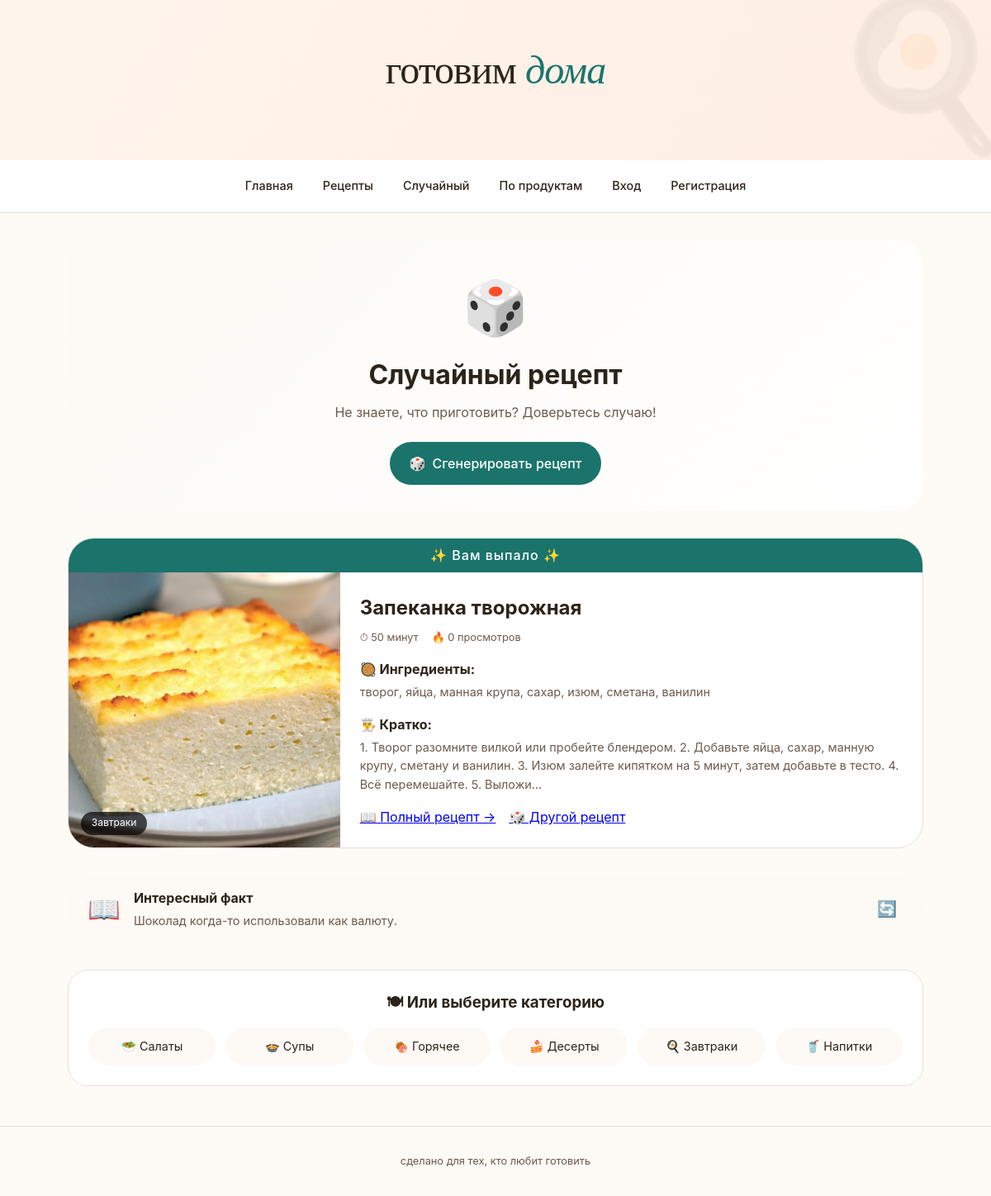
The page /random/?generate=1 on the database its author committed.
### recipes/models.py (models this page shows, shortened)
class Recipe(models.Model):
    title = models.CharField(max_length=200, verbose_name="Название")
    category = models.ForeignKey(Category, on_delete=models.SET_NULL, null=True, blank=True, verbose_name="Категория")
    ingredients = models.TextField(verbose_name="Ингредиенты (через запятую)")
    description = models.TextField(verbose_name="Как приготовить")
    cooking_time = models.IntegerField(default=30, verbose_name="Время (мин)")
    image = models.ImageField(upload_to='recipes/', blank=True, null=True, verbose_name="Фото")
    created_at = models.DateTimeField(auto_now_add=True, verbose_name="Дата добавления", null=True)
    class Meta:
        verbose_name = "Рецепт"
        verbose_name_plural = "Рецепты"

class Category(models.Model):
    name = models.CharField(max_length=100, verbose_name="Название категории")
    slug = models.SlugField(unique=True, verbose_name="URL")
    class Meta:
        verbose_name = "Категория"
        verbose_name_plural = "Категории"

### recipes/views.py (the view)
# urls.py: path('random/', views.random_recipe, name='random_recipe'),
def random_recipe(request):
    recipe = None
    if 'generate' in request.GET:
        count = Recipe.objects.count()
        if count > 0:
            random_index = random.randint(0, count - 1)
            recipe = Recipe.objects.all()[random_index]
    return render(request, 'random_recipe.html', {'recipe': recipe})

### templates/random_recipe.html (shortened to what this page needs)
{% extends 'base.html' %}
{% load static %}
{% block content %}
<div class="random-hero">
    <div class="random-hero-icon">🎲</div>
    <h1>Случайный рецепт</h1>
    <p>Не знаете, что приготовить? Доверьтесь случаю!</p>
    <div class="random-actions">
        <a href="?generate=1" class="btn-random">
            <span class="btn-random-icon">🎲</span>
            Сгенерировать рецепт
        </a>
    </div>
</div>
{% if recipe %}
<div class="random-recipe-card">
    <div class="random-recipe-badge">✨ Вам выпало ✨</div>
    <div class="random-recipe-inner">
        <div class="random-recipe-image">
            {% if recipe.image %}
                <img src="{{ recipe.image.url }}" alt="{{ recipe.title }}">
            {% else %}
                <div class="random-recipe-noimg">🍳</div>
            {% endif %}
            <div class="random-recipe-category">{{ recipe.category.name|default:"Без категории" }}</div>
        </div>
        <div class="random-recipe-info">
            <h2>{{ recipe.title }}</h2>
            <div class="random-recipe-meta">
                <span>⏱ {{ recipe.cooking_time }} минут</span>
                <span>🔥 {{ recipe.views_count|default:"0" }} просмотров</span>
            </div>
            <div class="random-recipe-ingredients">
                <strong>🥘 Ингредиенты:</strong>
                <p>{{ recipe.ingredients|truncatechars:150 }}</p>
            </div>
            <div class="random-recipe-description">
                <strong>👨‍🍳 Кратко:</strong>
                <p>{{ recipe.description|truncatechars:200 }}</p>
            </div>
            <div class="random-recipe-buttons">
                <a href="{% url 'recipe_detail' recipe.id %}" class="btn-primary-modern">📖 Полный рецепт →</a>
                <a href="?generate=1" class="btn-outline-modern">🎲 Другой рецепт</a>
            </div>
        </div>
    </div>
</div>
{% endif %}
<div class="random-fact">
    <div class="random-fact-icon">📖</div>
    <div class="random-fact-text">
        <strong>Интересный факт</strong>
        <p id="factText">{{ random_fact }}</p>
    </div>
    <button class="random-fact-refresh" onclick="newFact()">🔄</button>
</div>
<div class="random-categories">
    <h3>🍽 Или выберите категорию</h3>
    <div class="random-categories-grid">
        <a href="{% url 'recipe_list' %}?category=1" class="random-cat-item">🥗 Салаты</a>
        <a href="{% url 'recipe_list' %}?category=2" class="random-cat-item">🍲 Супы</a>
        <a href="{% url 'recipe_list' %}?category=3" class="random-cat-item">🍖 Горячее</a>
        <a href="{% url 'recipe_list' %}?category=4" class="random-cat-item">🍰 Десерты</a>
        <a href="{% url 'recipe_list' %}?category=5" class="random-cat-item">🍳 Завтраки</a>
        <a href="{% url 'recipe_list' %}?category=6" class="random-cat-item">🥤 Напитки</a>
    </div>
</div>
{% endblock %}

### templates/base.html (style rules this page uses)
:root { --bg: #fefaf5; --surface: #ffffff; --surface-soft: #fdf9f4; --text: #2c241a; --text-soft: #6b5a4e; --primary: #1a746c; --primary-dark: #084944; --primary-light: #E8F5E0; --border: #e8e0d6; --shadow-sm: 0 4px 12px rgba(0,0,0,0.03), 0 1px 2px rgba(0,0,0,0.05); --shadow-md: 0 8px 24px rgba(0,0,0,0.05), 0 2px 4px rgba(0,0,0,0.03); --shadow-lg: 0 20px 35px -12px rgba(0,0,0,0.1); }
* { margin: 0; padding: 0; box-sizing: border-box; }
body { font-family: 'Inter', -apple-system, BlinkMacSystemFont, sans-serif; background-color: var(--bg); color: var(--text); line-height: 1.55; -webkit-font-smoothing: antialiased; }

### templates/random_recipe.html (style rules this page uses)
.random-hero { text-align: center; padding: 2rem; background: linear-gradient(135deg, var(--surface-soft), var(--surface)); border-radius: 32px; margin-bottom: 2rem; }
.random-hero-icon { font-size: 4rem; margin-bottom: 0.5rem; }
.random-hero h1 { font-size: 2rem; margin-bottom: 0.5rem; }
.random-hero p { color: var(--text-soft); margin-bottom: 1.5rem; }
.random-actions { display: flex; gap: 1rem; justify-content: center; flex-wrap: wrap; }
.btn-random { display: inline-flex; align-items: center; gap: 0.5rem; background: var(--primary); color: white; padding: 0.85rem 1.5rem; border-radius: 60px; text-decoration: none; font-weight: 500; transition: all 0.2s; }
.random-recipe-card { background: var(--surface); border-radius: 32px; overflow: hidden; border: 1px solid var(--border); margin-bottom: 2rem; }
.random-recipe-badge { background: var(--primary); color: white; text-align: center; padding: 0.5rem; font-weight: 500; letter-spacing: 1px; }
.random-recipe-inner { display: flex; flex-wrap: wrap; }
.random-recipe-image { flex: 1; min-width: 250px; background: linear-gradient(135deg, #f7ede5, #efe0d4); display: flex; align-items: center; justify-content: center; position: relative; min-height: 300px; }
.random-recipe-image img { width: 100%; height: 100%; object-fit: cover; }
.random-recipe-category { position: absolute; bottom: 15px; left: 15px; background: rgba(0,0,0,0.7); color: white; padding: 0.3rem 0.8rem; border-radius: 20px; font-size: 0.75rem; }
.random-recipe-info { flex: 2; padding: 1.5rem; }
.random-recipe-info h2 { margin-bottom: 0.5rem; }
.random-recipe-meta { display: flex; gap: 1rem; color: var(--text-soft); font-size: 0.8rem; margin-bottom: 1rem; }
.random-recipe-ingredients, .random-recipe-description { margin-bottom: 1rem; }
.random-recipe-ingredients p, .random-recipe-description p { color: var(--text-soft); font-size: 0.9rem; margin-top: 0.25rem; }
.random-recipe-buttons { display: flex; gap: 1rem; margin-top: 1rem; flex-wrap: wrap; }
.random-fact { display: flex; align-items: center; gap: 1rem; background: var(--surface-soft); border-radius: 60px; padding: 1rem 1.5rem; margin-bottom: 2rem; }
.random-fact-icon { font-size: 2rem; }
.random-fact-text { flex: 1; }
.random-fact-text p { font-size: 0.9rem; color: var(--text-soft); margin-top: 0.25rem; }
.random-fact-refresh { background: none; border: none; font-size: 1.2rem; cursor: pointer; padding: 0.25rem 0.5rem; border-radius: 50%; transition: all 0.2s; }
.random-categories { background: var(--surface); border-radius: 24px; padding: 1.5rem; border: 1px solid var(--border); }
.random-categories h3 { margin-bottom: 1rem; text-align: center; }
.random-categories-grid { display: grid; grid-template-columns: repeat(auto-fill, minmax(140px, 1fr)); gap: 0.75rem; }
.random-cat-item { background: var(--surface-soft); padding: 0.75rem; text-align: center; border-radius: 40px; text-decoration: none; color: var(--text); font-size: 0.9rem; transition: all 0.2s; }

### rows shown on the page
Recipe: image (picture), category.name "Завтраки", title "Запеканка творожная", cooking_time "50", ingredients "творог, яйца, манная крупа, сахар, изюм, сметана, ванилин", description "1. Творог разомните вилкой или пробейте блендером. 2. Добавьте яйца, сахар, манную крупу, сметану и ванилин. 3. Изюм залейте кипятком на 5 минут, затем добавьте в тесто. 4. Всё перемешайте. 5. Выложи…"

### other values the page prints
{{ recipe.views_count|default:"0" }} "0"
